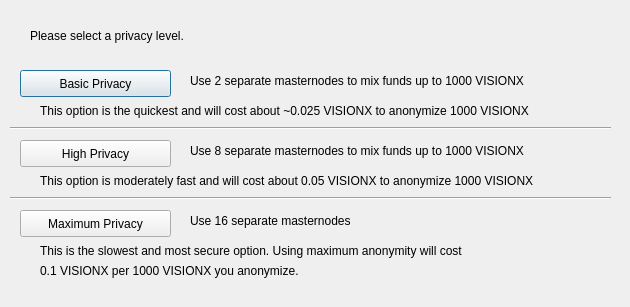
<?xml version="1.0" encoding="UTF-8"?>
<ui version="4.0">
 <class>DarksendConfig</class>
 <widget class="QDialog" name="DarksendConfig">
  <property name="geometry">
   <rect>
    <x>0</x>
    <y>0</y>
    <width>630</width>
    <height>307</height>
   </rect>
  </property>
  <property name="windowTitle">
   <string>Configure PrivateSend</string>
  </property>
  <widget class="QPushButton" name="buttonBasic">
   <property name="geometry">
    <rect>
     <x>20</x>
     <y>70</y>
     <width>151</width>
     <height>27</height>
    </rect>
   </property>
   <property name="text">
    <string>Basic Privacy</string>
   </property>
  </widget>
  <widget class="QPushButton" name="buttonHigh">
   <property name="geometry">
    <rect>
     <x>20</x>
     <y>140</y>
     <width>151</width>
     <height>27</height>
    </rect>
   </property>
   <property name="text">
    <string>High Privacy</string>
   </property>
  </widget>
  <widget class="QPushButton" name="buttonMax">
   <property name="geometry">
    <rect>
     <x>20</x>
     <y>210</y>
     <width>151</width>
     <height>27</height>
    </rect>
   </property>
   <property name="text">
    <string>Maximum Privacy</string>
   </property>
  </widget>
  <widget class="QLabel" name="label">
   <property name="geometry">
    <rect>
     <x>30</x>
     <y>20</y>
     <width>571</width>
     <height>31</height>
    </rect>
   </property>
   <property name="text">
    <string>Please select a privacy level.</string>
   </property>
  </widget>
  <widget class="QLabel" name="label_2">
   <property name="geometry">
    <rect>
     <x>190</x>
     <y>70</y>
     <width>421</width>
     <height>21</height>
    </rect>
   </property>
   <property name="text">
    <string>Use 2 separate masternodes to mix funds up to 1000 VISIONX</string>
   </property>
  </widget>
  <widget class="QLabel" name="label_3">
   <property name="geometry">
    <rect>
     <x>190</x>
     <y>140</y>
     <width>411</width>
     <height>21</height>
    </rect>
   </property>
   <property name="text">
    <string>Use 8 separate masternodes to mix funds up to 1000 VISIONX</string>
   </property>
  </widget>
  <widget class="QLabel" name="label_4">
   <property name="geometry">
    <rect>
     <x>190</x>
     <y>210</y>
     <width>421</width>
     <height>21</height>
    </rect>
   </property>
   <property name="text">
    <string>Use 16 separate masternodes</string>
   </property>
  </widget>
  <widget class="QLabel" name="label_6">
   <property name="geometry">
    <rect>
     <x>40</x>
     <y>100</y>
     <width>561</width>
     <height>21</height>
    </rect>
   </property>
   <property name="text">
    <string>This option is the quickest and will cost about ~0.025 VISIONX to anonymize 1000 VISIONX</string>
   </property>
  </widget>
  <widget class="QLabel" name="label_7">
   <property name="geometry">
    <rect>
     <x>40</x>
     <y>170</y>
     <width>561</width>
     <height>21</height>
    </rect>
   </property>
   <property name="text">
    <string>This option is moderately fast and will cost about 0.05 VISIONX to anonymize 1000 VISIONX</string>
   </property>
  </widget>
  <widget class="QLabel" name="label_8">
   <property name="geometry">
    <rect>
     <x>40</x>
     <y>240</y>
     <width>561</width>
     <height>21</height>
    </rect>
   </property>
   <property name="text">
    <string>This is the slowest and most secure option. Using maximum anonymity will cost</string>
   </property>
  </widget>
  <widget class="QLabel" name="label_9">
   <property name="geometry">
    <rect>
     <x>40</x>
     <y>260</y>
     <width>561</width>
     <height>21</height>
    </rect>
   </property>
   <property name="text">
    <string>0.1 VISIONX per 1000 VISIONX you anonymize.</string>
   </property>
  </widget>
  <widget class="Line" name="line">
   <property name="geometry">
    <rect>
     <x>10</x>
     <y>120</y>
     <width>601</width>
     <height>16</height>
    </rect>
   </property>
   <property name="orientation">
    <enum>Qt::Horizontal</enum>
   </property>
  </widget>
  <widget class="Line" name="line_2">
   <property name="geometry">
    <rect>
     <x>10</x>
     <y>190</y>
     <width>601</width>
     <height>16</height>
    </rect>
   </property>
   <property name="orientation">
    <enum>Qt::Horizontal</enum>
   </property>
  </widget>
 </widget>
 <resources/>
 <connections/>
</ui>
